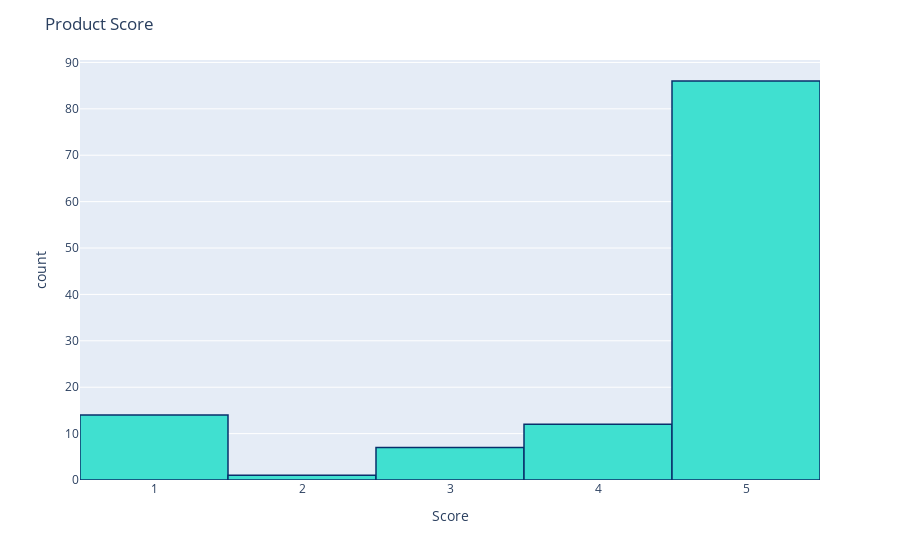

Notebook code for this chart:
### Code cell
import matplotlib.pyplot as plt
import seaborn as sns
color = sns.color_palette()
import plotly.offline as py
py.init_notebook_mode(connected=True)
import plotly.graph_objs as go
import plotly.tools as tls
import plotly.express as px
fig = px.histogram(df, x="Score")
fig.update_traces(marker_color="turquoise",marker_line_color='rgb(8,48,107)',
                  marker_line_width=1.5)
fig.update_layout(title_text='Product Score')
fig.show()

### Figure 1 — Plotly figure (JSON) as saved in the notebook; plotly's stock layout.template omitted (floating-point values rounded to 4 significant figures)
{"data": [{"alignmentgroup": "True", "bingroup": "x", "hovertemplate": "Score=%{x}<br>count=%{y}<extra></extra>", "legendgroup": "", "marker": {"color": "turquoise", "line": {"color": "rgb(8,48,107)", "width": 1.5}, "pattern": {"shape": ""}}, "name": "", "offsetgroup": "", "orientation": "v", "showlegend": false, "type": "histogram", "x": [5, 5, 5, 5, 5, 5, 1, 4, 5, 5, 5, 5, 1, 1, 5, 5, 5, 5, 5, 5, 5, 5, 5, 3, 3, 1, 5, 5, 4, 5, 5, 5, 1, 5, 5, 1, 1, 5, 5, 5, 5, 4, 5, 3, 5, 3, 3, 4, 5, 5, 5, 5, 5, 5, 5, 5, 5, 5, 4, 4, 5, 5, 1, 5, 5, 5, 5, 5, 5, 4, 5, 4, 5, 4, 5, 5, 5, 5, 5, 5, 5, 3, 1, 5, 5, 5, 5, 4, 5, 5, 4, 2, 5, 5, 1, 5, 5, 5, 5, 5, 4, 3, 1, 1, 1, 5, 5, 5, 5, 5, 5, 5, 5, 5, 5, 5, 5, 5, 1, 5], "xaxis": "x", "yaxis": "y"}], "layout": {"barmode": "relative", "legend": {"tracegroupgap": 0}, "margin": {"t": 60}, "title": {"text": "Product Score"}, "xaxis": {"anchor": "y", "domain": [0, 1], "title": {"text": "Score"}}, "yaxis": {"anchor": "x", "domain": [0, 1], "title": {"text": "count"}}}}
